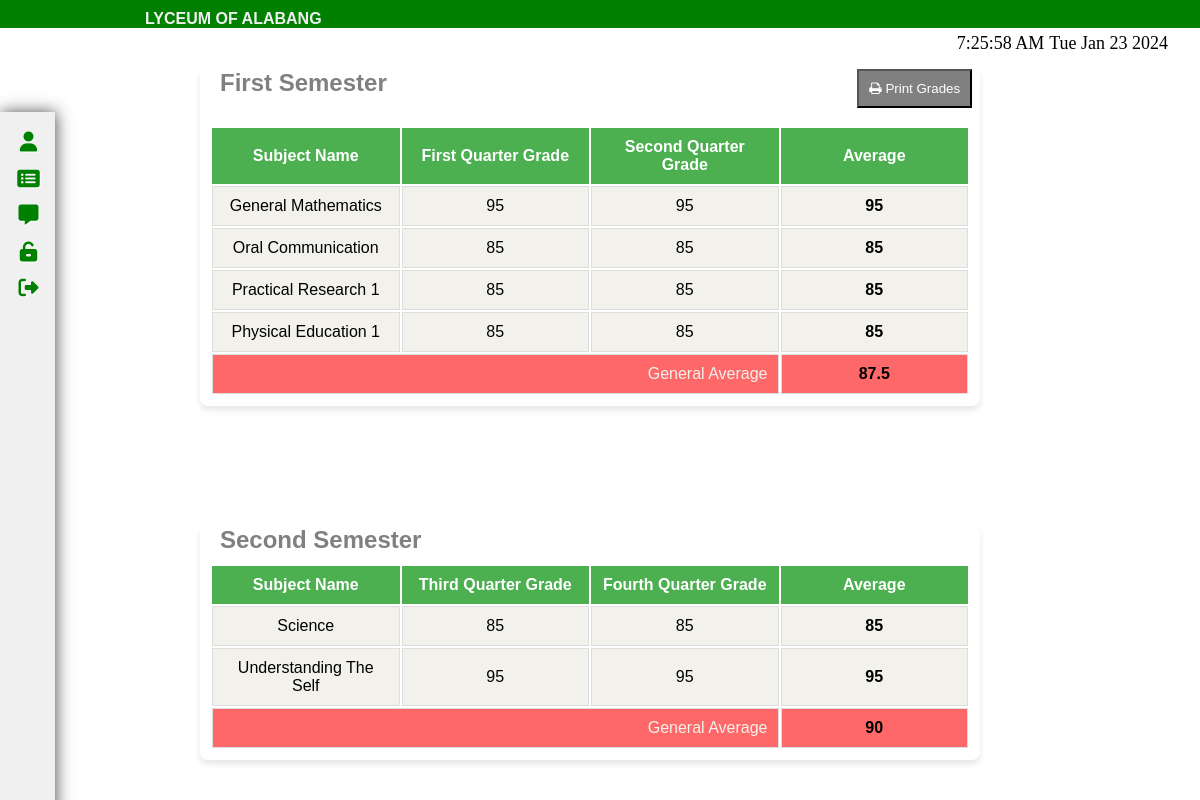
The app's page /GradesStudent.php (signed in) with its own data.
### tables this page shows
CREATE TABLE `grades` (
  `id` int(11) NOT NULL,
  `student_id` int(11) DEFAULT NULL,
  `subject_id` int(11) DEFAULT NULL,
  `semester` int(11) DEFAULT NULL,
  `subject_name` varchar(255) DEFAULT NULL,
  `first_quarter_grade` double DEFAULT NULL,
  `second_quarter_grade` double DEFAULT NULL,
  `third_quarter_grade` double DEFAULT NULL,
  `fourth_quarter_grade` double DEFAULT NULL
);

### StudentComponents/StudentGrades.php (the view, shortened to what this page needs)
<?php
include("./phpfiles/connection.php");
$userId = $_SESSION['logged_in_user_id'];
$sql = "SELECT * FROM grades WHERE student_id = ? AND semester = 1";
$stmt = mysqli_prepare($conn, $sql);
mysqli_stmt_bind_param($stmt, "i", $userId);
mysqli_stmt_execute($stmt);
$result = mysqli_stmt_get_result($stmt);
$firstSemesterGrades = mysqli_fetch_all($result, MYSQLI_ASSOC);
$firstSemesterFinalGrade = 0;
foreach ($firstSemesterGrades as $grade) {
    $firstSemesterFinalGrade += ($grade['first_quarter_grade'] + $grade['second_quarter_grade']) / 2;
}
if (count($firstSemesterGrades) > 0) {
    $firstSemesterFinalGrade /= count($firstSemesterGrades);
}
$sql = "SELECT * FROM grades WHERE student_id = ? AND semester = 2";
$stmt = mysqli_prepare($conn, $sql);
mysqli_stmt_bind_param($stmt, "i", $userId);
mysqli_stmt_execute($stmt);
$result = mysqli_stmt_get_result($stmt);
$secondSemesterGrades = mysqli_fetch_all($result, MYSQLI_ASSOC);
$secondSemesterFinalGrade = 0;
foreach ($secondSemesterGrades as $grade) {
    $secondSemesterFinalGrade += ($grade['third_quarter_grade'] + $grade['fourth_quarter_grade']) / 2;
}
if (count($secondSemesterGrades) > 0) {
    $secondSemesterFinalGrade /= count($secondSemesterGrades);
}
?>
<div class="w-11/12 text-base student-grid" style="margin-bottom: 120px; margin-top: 0; margin-left: 40px;">
    <div class="relative overflow-hidden shadow-md rounded-lg">
        <button onclick="printGrades()" class="print-button" style="float:inline-end; margin-bottom: 1%; margin-right: 1%; background-color: gray; color: white; padding: 10px;" onmouseover="$(this).css('background-color', 'blue');" onmouseout="$(this).css('background-color', 'gray');">
            <i class="fa fa-print"></i> Print Grades
        </button>
        <h2 class="semester-text" style="color: gray; margin-left: 20px; margin-bottom: 0;" id="firstsemester-label">First Semester</h2>
        <table class="grade-table table-fixed w-full text-left" id="first-semester-grades-table">
            <thead>
                <tr>
                    <th>Subject Name</th>
                    <th>First Quarter Grade</th>
                    <th>Second Quarter Grade</th>
                    <th>Average</th>
                </tr>
            </thead>
            <tbody class="mb-20px" style="background-color: #F2F1EB; color: black;">
                <?php foreach ($firstSemesterGrades as $grade) : ?>
                    <tr>
                        <td><?php echo $grade['subject_name']; ?></td>
                        <td><?php echo $grade['first_quarter_grade']; ?></td>
                        <td><?php echo $grade['second_quarter_grade']; ?></td>
                        <td style="font-weight: 600;">
                            <?php
                            $average = ($grade['first_quarter_grade'] + $grade['second_quarter_grade']) / 2;
                            echo $average;
                            ?>
                        </td>
                    </tr>
                <?php endforeach; ?>
                <tr style="background-color: #FF6868; color: black;">
                    <td colspan="3" style="color:#F2F1EB; text-align: right;">General Average</td>
                    <td style="font-weight: 600;"><?php echo $firstSemesterFinalGrade; ?></td>
                </tr>
            </tbody>
        </table>
    </div>
</div>
<div class="w-11/12 text-base student-grid" style="margin-left: 40px;">
    <div class="relative overflow-hidden shadow-md rounded-lg">
        <h2 class="semester-text" style="color: gray; margin-left: 20px; margin-bottom: 0;" id="secondsemester-label">Second Semester</h2>
        <table class="table-fixed w-full text-left" id="second-semester-grades-table">
            <thead>
                <tr>
                    <th>Subject Name</th>
                    <th>Third Quarter Grade</th>
                    <th>Fourth Quarter Grade</th>
                    <th>Average</th>
                </tr>
            </thead>
            <tbody class="" style="background-color: #F2F1EB; color: black;">
                <?php foreach ($secondSemesterGrades as $grade) : ?>
                    <tr>
                        <td><?php echo $grade['subject_name']; ?></td>
                        <td><?php echo $grade['third_quarter_grade']; ?></td>
                        <td><?php echo $grade['fourth_quarter_grade']; ?></td>
                        <td style="font-weight: 600;">
                            <?php
                            $average = ($grade['third_quarter_grade'] + $grade['fourth_quarter_grade']) / 2;
                            echo $average;
                            ?>
                        </td>
                    </tr>
                <?php endforeach; ?>
                <tr style="background-color: #FF6868; color: black;">
                    <td colspan="3" style="color:#F2F1EB;  text-align: right;">General Average</td>
                    <td style="font-weight: 600;"><?php echo $secondSemesterFinalGrade; ?></td>
                </tr>
            </tbody>
        </table>
    </div>
</div>

### GradesStudent.php (shortened to what this page needs)
<!DOCTYPE html>
<html lang="en">
<head>
    <link rel="stylesheet" href="https://cdnjs.cloudflare.com/ajax/libs/font-awesome/6.5.1/css/all.min.css" />
    <link rel="stylesheet" href="./css/style2.css">
    <link rel="stylesheet" href="./css/SGrades.css">
    <link rel="stylesheet" href="./css/responsive.css">
</head>
<body>
    <div class="container">
        <?php include("./StudentComponents/StudentHeader.php") ?>
        <?php include("./StudentComponents/StudentSidebar.php") ?>
        <?php include("./StudentComponents/StudentTime.php") ?>
        <?php include("./StudentComponents/StudentGrades.php") ?>
</body>
</html>

### StudentComponents/StudentHeader.php (shortened to what this page needs)
<div class="sub-container">
            <div class="head1">
            </div>
            <div class="head2">
                <h1 class="School-name">LYCEUM OF ALABANG</h1>
            </div>
</div>

### StudentComponents/StudentSidebar.php (shortened to what this page needs)
<nav class="main-menu">
    <ul class="ul-sidebar">
        <li>
            <a href="./Studentdashboard.php" target="_self">
                <i class="icons fa-solid fa-user"></i>
            </a>
        </li>
        <li>
            <a href="./GradesStudent.php" target="_self">
                <i class="icons fa-solid fa-rectangle-list"></i>
            </a>
        </li>
        <li>
            <a href="./MessageStudent.php" target="_self">
                <i class="icons fa-solid fa-message"></i>
            </a>
        </li>
        <li>
            <a href="./ChangepassStudent.php" target="_self">
                <i class="icons fa-solid fa-unlock-keyhole"></i>
            </a>
        </li>
        <li>
            <a href="./phpfiles/logout.php" target="_self">
                <i class="icons fa-solid fa-right-from-bracket"></i>
            </a>
        </li>
    </ul>
</nav>
</div>

### StudentComponents/StudentTime.php
<div class="time" >
    <div class="clock clocking" id="clock">Time</div>
    <div class="date clocking" id="date">dd/mm/yyyy</div>
</div>

### css/style2.css (style rules this page uses)
:root { --Green: green; --Yellow: yellow; --Blue: blue; --White: #f0f0f0; --Gray: #424242eb; --Black: #000; }
:root { --font1: "Kaushan", sans-serif; --font2: "Gideon", sans-serif; }
*, body { margin: 0; padding: 0; box-sizing: border-box; }
.container { max-width: 100%; margin: 0 auto; padding: 0; }
.sub-container { display: flex; padding-left: 40px; background-color: green; position: -webkit-sticky; position: sticky; top: 0; }
.head1 { display: flex; padding: 10px; text-align: center; align-items: center; justify-content: flex-start; background-color: green; position: -webkit-sticky; position: sticky; top: 0; }
.head2 { font-family: var(--font1); display: flow-root; justify-content: center; font-size: small; padding: 0; color: var(--White); text-align: center; align-self: center; }
.School-name { text-align: center; font-size: medium; margin-top: 10px; margin-left: auto; margin-right: auto; }
.fa-user { font-size: 1em; }
.fa-solid { position: relative; display: table-cell; width: 55px; height: 36px; text-align: center; top: 12px; font-size: 20px; }
.main-menu { background: var(--White); position: fixed; top: 14vh; bottom: 0; height: 100%; left: 0; width: 55px; overflow: hidden; --webkit-transition: width 0.2s linear; transition: width 0.2s linear; --webkit-transform: translateZ(0) scale(1, 1); box-shadow: 1px 0 15px var(--Gray); opacity: 1; }
.main-menu > ul { margin: 7px 0; }
.main-menu li { position: relative; display: block; width: 250px; }
.main-menu li > a { position: relative; width: 255px; display: table; border-collapse: collapse; border-spacing: 0; color: var(--Green); font-size: 13px; text-decoration: none; --webkit-transform: translateZ(0) scale(1, 1); --webkit-transition: all 0.14s linear; transition: all 0.14s linear; font-family: "Strait", sans-serif; border-top: 1px solid var(--White); text-shadow: 1px 1px 1px #fff; }
nav { -webkit-user-select: none; -moz-user-select: none; -ms-user-select: none; -o-user-select: none; user-select: none; }
nav ul, nav li { outline: 0; margin: 0; padding: 0; text-transform: uppercase; }
.time { display: flex; justify-content: flex-end; align-items: center; padding: 5px 2rem; }
#date { font-size: 18px; font-family: "Gideon"; text-align: center; padding-left: 5px; }
#clock { font-size: 18px; font-family: "Gideon"; text-align: center; align-items: right; }
table, tr, th { text-align: justify; font-family: var(--font1); padding: 10px; }

### css/SGrades.css (style rules this page uses)
body { font-family: Arial, sans-serif; }
.table-fixed { table-layout: fixed; width: 100%; }
.table-fixed th, .table-fixed td { padding: 10px; text-align: center; vertical-align: middle; word-wrap: break-word; }
.table-fixed th { background-color: #4CAF50; color: white; }
.table-fixed td { border: 1px solid #ddd; }
.relative { position:initial; }
.overflow-hidden { overflow: hidden; }
.shadow-md { box-shadow: 0 4px 6px rgba(0, 0, 0, 0.1); }
.rounded-lg { border-radius: 0.5rem; margin: 10px 20vh; }
.w-11\/12 { width: 91.666667%; }
.text-base { font-size: 1rem; }

### records on screen
grades: subject_name "General Mathematics", first_quarter_grade "95", second_quarter_grade "95"
grades: subject_name "Oral Communication", first_quarter_grade "85", second_quarter_grade "85"
grades: subject_name "Practical Research 1", first_quarter_grade "85", second_quarter_grade "85"
grades: subject_name "Physical Education 1", first_quarter_grade "85", second_quarter_grade "85"
grades: subject_name "Science", third_quarter_grade "85", fourth_quarter_grade "85"
grades: subject_name "Understanding The Self", third_quarter_grade "95", fourth_quarter_grade "95"

### other values on screen
$firstSemesterFinalGrade "87.5"
$secondSemesterFinalGrade "90"
